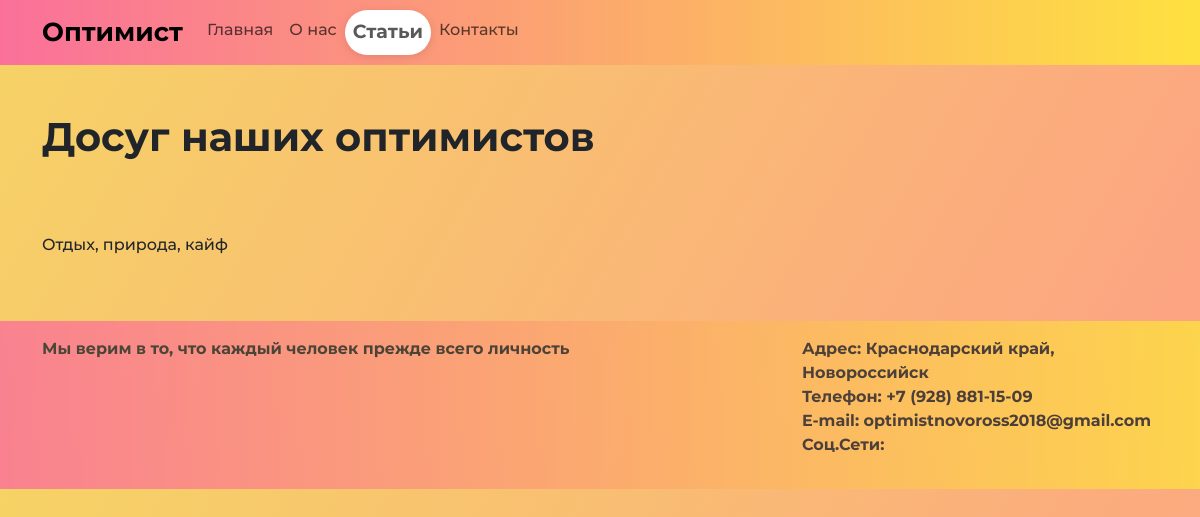
/news/post/dosug_optimista/, run on an earlier commit of the app's database.
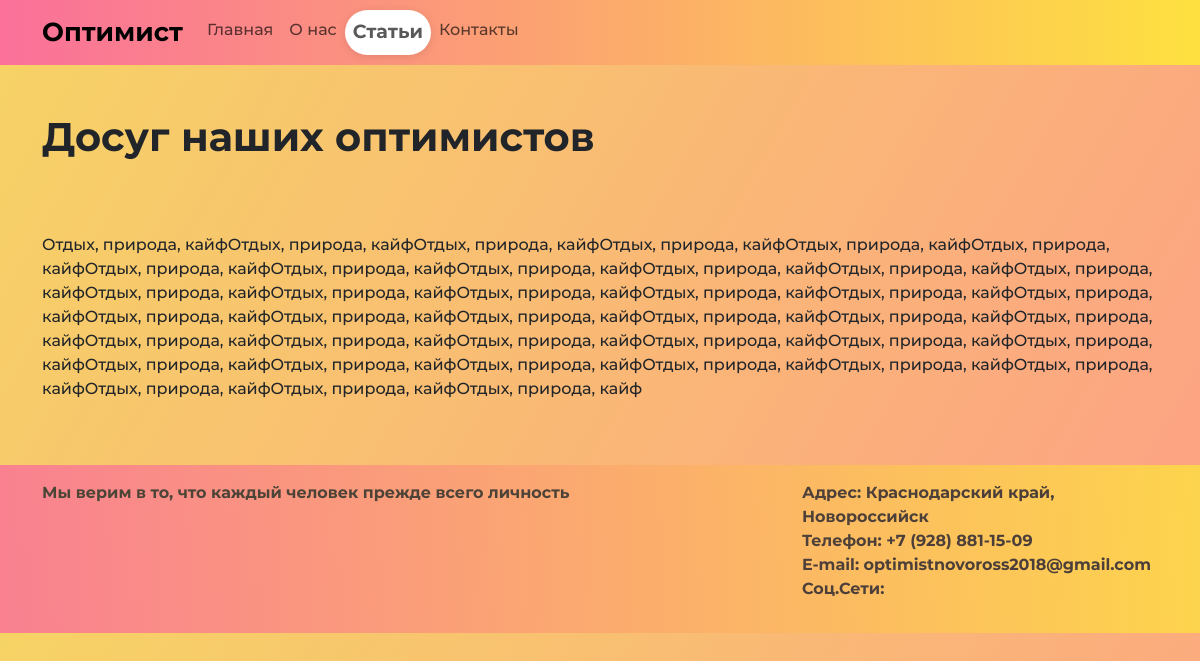
And on a later commit of the database.
### society_main/models.py (models this page shows, shortened)
class TimestampedModel(models.Model):
    time_create = models.DateTimeField(auto_now_add=True, verbose_name="Время создания")
    time_update = models.DateTimeField(auto_now=True, verbose_name="Время изменения")
    class Meta:
        abstract = True

class Post(TimestampedModel):
    class Status(models.IntegerChoices):
        DRAFT = 0, 'Черновик'
        PUBLISHED = 1, 'Опубликовано'
    title = models.CharField(max_length=255, verbose_name="Заголовок")
    slug = models.SlugField(max_length=255, unique=True, db_index=True, verbose_name="URL")
    photo = models.ImageField(upload_to="photos/%Y/%m/%d/", default=None, blank=True, null=True, verbose_name="Фото")
    content = models.TextField(blank=True, verbose_name="Текст статьи")
    tags = models.ManyToManyField('TagPost', blank=True, related_name='tags', verbose_name="Теги")
    is_published = models.BooleanField(choices=tuple(map(lambda x: (bool(x[0]), x[1]), Status.choices)),
                                       default=Status.DRAFT, verbose_name="Статус")
    cat = models.ForeignKey('Category', on_delete=models.PROTECT, verbose_name="Категории")
    video = models.FileField(upload_to='videos/%Y/%m/%d/', default=None, blank=True, null=True, verbose_name="Видео")
    objects = models.Manager()
    published = PublishedManager()
    def __str__(self):
        return self.title
    class Meta:
        verbose_name = 'Статьи'
        verbose_name_plural = 'Статьи'
        ordering = ['-time_create']
        indexes = [
            models.Index(fields=['-time_create'])
        ]

### society_main/views.py (the view)
# urls.py: path('news/post/<slug:slug>/', ShowPost.as_view(), name='post'),
class ShowPost(DetailView):
    model = Post
    template_name = 'society_main/post.html'
    context_object_name = 'post'
    @log
    def get_context_data(self, **kwargs):
        context = super().get_context_data(**kwargs)
        context['title'] = context['post']
        context['active_page'] = 'news'
        return context
    @log
    def get_object(self, queryset=None):
        return get_object_or_404(Post.published, slug=self.kwargs[self.slug_url_kwarg])

### society_main/models.py (called while the page is built)
    def get_queryset(self):
        return super().get_queryset().filter(is_published=Post.Status.PUBLISHED)

### society_main/templates/society_main/post.html (shortened to what this page needs)
{% extends 'society_main/base.html' %}
{% block content %}
<div class="container mt-5">
  <div class="row">
    <div class="col-sm-12, col-md-6, col-lg-4, col-12">
  <h1 class="pb-5 fw-bold display-6">{{ post.title }}</h1>
      </div>
    </div>
  {% autoescape off %}
    <div class="row">
    <div class="col-sm-12, col-md-6, col-lg-8, col-12">
        <p class="lead text-justify">{{ post.content|linebreaks }}</p>
      </div>
    </div>
  {% endautoescape %}
</div>
{% endblock %}

What changed in the data, as far as the page shows it:
changed Post "Досуг наших оптимистов": content "Отдых, природа, кайф" → "Отдых, природа, кайфОтдых, природа, кайфОтдых, природа, кайфОтдых, природа, кайфОтдых, природа, кайфОтдых, природа, кайфОтдых, природа, кайфОтдых, природа, кайфОтдых, природа, кайфОтдых, природа, кайфОтдых, природа, кайфОтдых, природа, кайфОтдых, природа, кайфОтдых, природа, кайфОтдых, природа, кайфОтдых, природа, кайфОтдых, природа, кайфОтдых, природа, кайфОтдых, природа, кайфОтдых, природа, кайфОтдых, природа, кайфОтдых, природа, кайфОтдых, природа, кайфОтдых, природа, кайфОтдых, природа, кайфОтдых, природа, кайфОтдых, природа, кайфОтдых, природа, кайфОтдых, природа, кайфОтдых, природа, кайфОтдых, природа, кайфОтдых, природа, кайфОтдых, природа, кайфОтдых, природа, кайфОтдых, природа,…"
